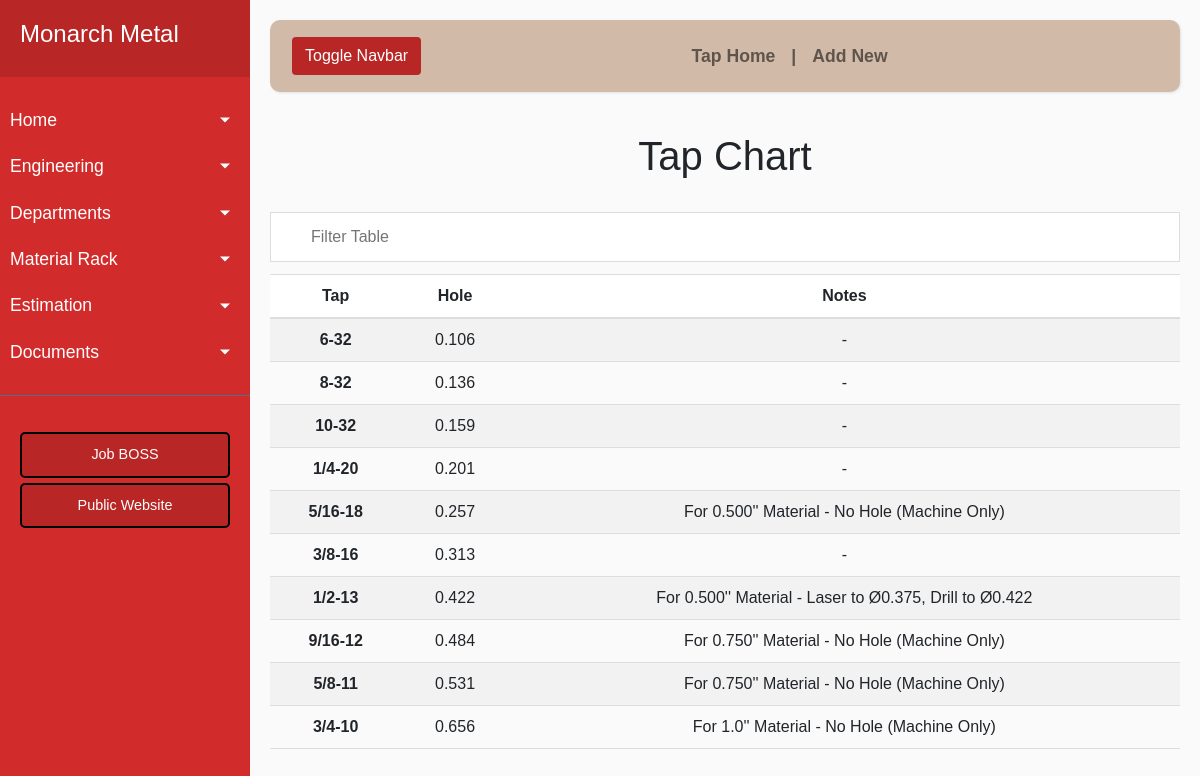
/taps, run on the app's committed database.
### app/models.py (models this page shows, shortened)
class Taps(Base):
    __tablename__ = 'taps'
    id = Column(Integer, primary_key=True)
    tap = Column(String(50))
    size = Column(String(50))
    note = Column(String(120))

### app/routes.py (the view)
@app.route('/taps')
def taps():
    tap = Taps.query.order_by('size').all()
    return render_template('taps.html', tap=tap)

### app/routes.py (called while the page is built)
@app.teardown_appcontext
def shutdown_session(exception=None):
    db_session.remove()

### app/templates/taps.html (shortened to what this page needs)
{% extends 'tapbase.html' %}
{% block content %}
    <h1 align='center'>Tap Chart</h1>
    <br>
    <body>
        <input type="text" id="myInput" onkeyup="filterTable()" placeholder="Filter Table">
            <table id="myTable">
                <tr class="header">
                    <th scope="col">Tap</th>
                    <th scope="col">Hole</th>
                    <th scope="col">Notes</th>
                </tr>
            {% for t in tap %}
                <tr id={{ t.id }}>
                    <td><a href="/edit_tap/{{ t.id }}"><span style="font-weight:bold">{{ t.tap }}</span></a></th>
                    <td align='center'> {{ t.size }} </td>
                    <td align='center'> {{ t.note }} </td>
                </tr>
            {% endfor %}
            </table>
    </body>
{% endblock %}

### app/static/style.css (style rules this page uses)
* { font-family: 'Poppins', sans-serif; }
#myInput { background-image: url('https://www.w3schools.com/css/searchicon.png'); background-position: 10px 12px; background-repeat: no-repeat; width: 100%; font-size: 16px; padding: 12px 20px 12px 40px; border: 1px solid #ddd; margin-bottom: 12px; }
#myTable { border-collapse: collapse; width: 100%; font-size: 16px; }
#myTable th, #myTable td { text-align: center; padding: 12px; }
#myTable th { background: #ffffff; border-top: 1px solid #ddd; border-bottom: 2px solid #ddd; }
#myTable tr { border-bottom: 1px solid #ddd; }
#myTable tr:nth-child(even) { background-color: #f2f2f2; }
#myTable tr.header, #myTable tr:hover { background-color: #ddd; }
th { text-align: center; }
body { font-family: 'Poppins', sans-serif; background: #fafafa; }

### data on the page
Taps: tap "6-32", size "0.106", note "-"
Taps: tap "8-32", size "0.136", note "-"
Taps: tap "10-32", size "0.159", note "-"
Taps: tap "1/4-20", size "0.201", note "-"
Taps: tap "5/16-18", size "0.257", note "For 0.500'' Material - No Hole (Machine Only)"
Taps: tap "3/8-16", size "0.313", note "-"
Taps: tap "1/2-13", size "0.422", note "For 0.500'' Material - Laser to Ø0.375, Drill to Ø0.422"
Taps: tap "9/16-12", size "0.484", note "For 0.750'' Material - No Hole (Machine Only)"
Taps: tap "5/8-11", size "0.531", note "For 0.750'' Material - No Hole (Machine Only)"
Taps: tap "3/4-10", size "0.656", note "For 1.0'' Material - No Hole (Machine Only)"
